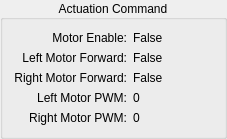
          <widget class="QGroupBox" name="data_group_box_actuation_command">
           <property name="title">
            <string>Actuation Command</string>
           </property>
           <property name="alignment">
            <set>Qt::AlignCenter</set>
           </property>
           <layout class="QHBoxLayout" name="data_group_box_layout_actuation_command">
            <item>
             <layout class="QVBoxLayout" name="data_actuation_command_layout_label_name">
              <item>
               <widget class="QLabel" name="data_actuation_command_label_name_motor_enable">
                <property name="text">
                 <string>Motor Enable:</string>
                </property>
                <property name="alignment">
                 <set>Qt::AlignRight|Qt::AlignTrailing|Qt::AlignVCenter</set>
                </property>
               </widget>
              </item>
              <item>
               <widget class="QLabel" name="data_actuation_command_label_name_motor_left_forward">
                <property name="text">
                 <string>Left Motor Forward:</string>
                </property>
                <property name="alignment">
                 <set>Qt::AlignRight|Qt::AlignTrailing|Qt::AlignVCenter</set>
                </property>
               </widget>
              </item>
              <item>
               <widget class="QLabel" name="data_actuation_command_label_name_motor_right_forward">
                <property name="text">
                 <string>Right Motor Forward:</string>
                </property>
                <property name="alignment">
                 <set>Qt::AlignRight|Qt::AlignTrailing|Qt::AlignVCenter</set>
                </property>
               </widget>
              </item>
              <item>
               <widget class="QLabel" name="data_actuation_command_label_name_motor_left_pwm">
                <property name="text">
                 <string>Left Motor PWM:</string>
                </property>
                <property name="alignment">
                 <set>Qt::AlignRight|Qt::AlignTrailing|Qt::AlignVCenter</set>
                </property>
               </widget>
              </item>
              <item>
               <widget class="QLabel" name="data_actuation_command_label_name_motor_right_pwm">
                <property name="text">
                 <string>Right Motor PWM:</string>
                </property>
                <property name="alignment">
                 <set>Qt::AlignRight|Qt::AlignTrailing|Qt::AlignVCenter</set>
                </property>
               </widget>
              </item>
             </layout>
            </item>
            <item>
             <layout class="QVBoxLayout" name="data_actuation_command_layout_label_value">
              <item>
               <widget class="QLabel" name="data_actuation_command_label_value_motor_enable">
                <property name="sizePolicy">
                 <sizepolicy hsizetype="Fixed" vsizetype="Preferred">
                  <horstretch>0</horstretch>
                  <verstretch>0</verstretch>
                 </sizepolicy>
                </property>
                <property name="minimumSize">
                 <size>
                  <width>80</width>
                  <height>0</height>
                 </size>
                </property>
                <property name="text">
                 <string>False</string>
                </property>
               </widget>
              </item>
              <item>
               <widget class="QLabel" name="data_actuation_command_label_value_motor_left_forward">
                <property name="sizePolicy">
                 <sizepolicy hsizetype="Fixed" vsizetype="Preferred">
                  <horstretch>0</horstretch>
                  <verstretch>0</verstretch>
                 </sizepolicy>
                </property>
                <property name="minimumSize">
                 <size>
                  <width>80</width>
                  <height>0</height>
                 </size>
                </property>
                <property name="text">
                 <string>False</string>
                </property>
               </widget>
              </item>
              <item>
               <widget class="QLabel" name="data_actuation_command_label_value_motor_right_forward">
                <property name="sizePolicy">
                 <sizepolicy hsizetype="Fixed" vsizetype="Preferred">
                  <horstretch>0</horstretch>
                  <verstretch>0</verstretch>
                 </sizepolicy>
                </property>
                <property name="minimumSize">
                 <size>
                  <width>80</width>
                  <height>0</height>
                 </size>
                </property>
                <property name="text">
                 <string>False</string>
                </property>
               </widget>
              </item>
              <item>
               <widget class="QLabel" name="data_actuation_command_label_value_motor_left_pwm">
                <property name="sizePolicy">
                 <sizepolicy hsizetype="Fixed" vsizetype="Preferred">
                  <horstretch>0</horstretch>
                  <verstretch>0</verstretch>
                 </sizepolicy>
                </property>
                <property name="minimumSize">
                 <size>
                  <width>80</width>
                  <height>0</height>
                 </size>
                </property>
                <property name="text">
                 <string>0</string>
                </property>
               </widget>
              </item>
              <item>
               <widget class="QLabel" name="data_actuation_command_label_value_motor_right_pwm">
                <property name="sizePolicy">
                 <sizepolicy hsizetype="Fixed" vsizetype="Preferred">
                  <horstretch>0</horstretch>
                  <verstretch>0</verstretch>
                 </sizepolicy>
                </property>
                <property name="minimumSize">
                 <size>
                  <width>80</width>
                  <height>0</height>
                 </size>
                </property>
                <property name="text">
                 <string>0</string>
                </property>
               </widget>
              </item>
             </layout>
            </item>
           </layout>
          </widget>
